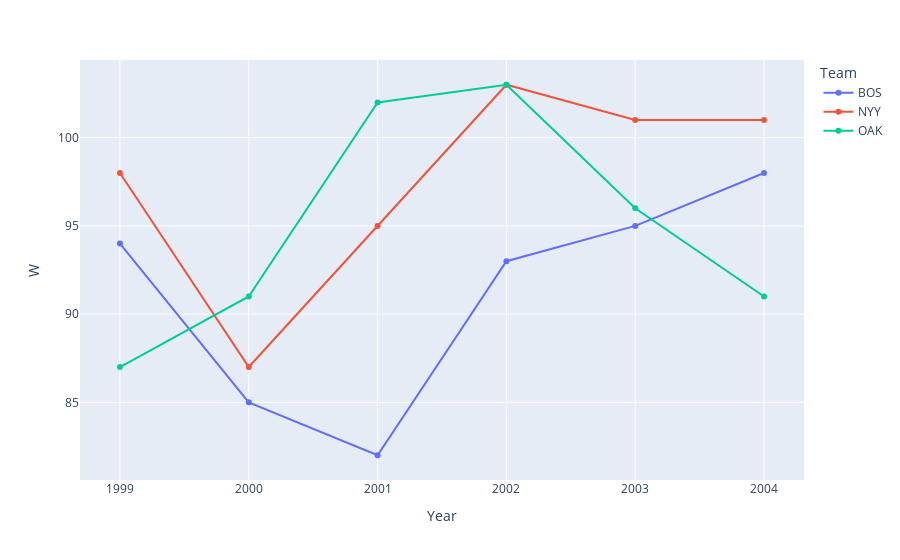

The code cell stored with this chart in its notebook:
### Code cell
# Compare this with New York Yankees and Boston Red Sox

teams_to_plot = ["OAK","NYY", "BOS"]

baseball_subset = baseball_moneyball[baseball_moneyball["Team"].isin(teams_to_plot)]

fig = px.line(baseball_subset, x='Year', y='W', color='Team', markers=True)

fig.show()

### Figure 1 — Plotly figure (JSON) as saved in the notebook; plotly's stock layout.template omitted (floating-point values rounded to 4 significant figures)
{"data": [{"hovertemplate": "Team=BOS<br>Year=%{x}<br>W=%{y}<extra></extra>", "legendgroup": "BOS", "line": {"color": "#636efa", "dash": "solid"}, "marker": {"symbol": "circle"}, "mode": "markers+lines", "name": "BOS", "orientation": "v", "showlegend": true, "type": "scatter", "x": [2004, 2003, 2002, 2001, 2000, 1999], "xaxis": "x", "y": [98, 95, 93, 82, 85, 94], "yaxis": "y"}, {"hovertemplate": "Team=NYY<br>Year=%{x}<br>W=%{y}<extra></extra>", "legendgroup": "NYY", "line": {"color": "#EF553B", "dash": "solid"}, "marker": {"symbol": "circle"}, "mode": "markers+lines", "name": "NYY", "orientation": "v", "showlegend": true, "type": "scatter", "x": [2004, 2003, 2002, 2001, 2000, 1999], "xaxis": "x", "y": [101, 101, 103, 95, 87, 98], "yaxis": "y"}, {"hovertemplate": "Team=OAK<br>Year=%{x}<br>W=%{y}<extra></extra>", "legendgroup": "OAK", "line": {"color": "#00cc96", "dash": "solid"}, "marker": {"symbol": "circle"}, "mode": "markers+lines", "name": "OAK", "orientation": "v", "showlegend": true, "type": "scatter", "x": [2004, 2003, 2002, 2001, 2000, 1999], "xaxis": "x", "y": [91, 96, 103, 102, 91, 87], "yaxis": "y"}], "layout": {"legend": {"title": {"text": "Team"}, "tracegroupgap": 0}, "margin": {"t": 60}, "xaxis": {"anchor": "y", "domain": [0, 1], "title": {"text": "Year"}}, "yaxis": {"anchor": "x", "domain": [0, 1], "title": {"text": "W"}}}}
